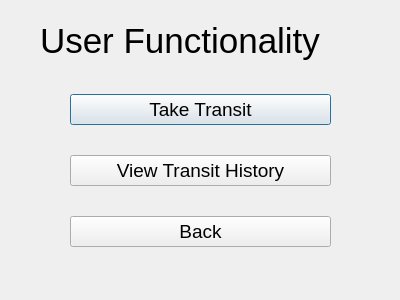
<?xml version="1.0" encoding="UTF-8"?>
<ui version="4.0">
 <class>Dialog</class>
 <widget class="QDialog" name="Dialog">
  <property name="geometry">
   <rect>
    <x>0</x>
    <y>0</y>
    <width>400</width>
    <height>300</height>
   </rect>
  </property>
  <property name="windowTitle">
   <string>user_functionality</string>
  </property>
  <widget class="QLabel" name="label">
   <property name="geometry">
    <rect>
     <x>40</x>
     <y>20</y>
     <width>331</width>
     <height>41</height>
    </rect>
   </property>
   <property name="font">
    <font>
     <pointsize>26</pointsize>
    </font>
   </property>
   <property name="text">
    <string>User Functionality</string>
   </property>
  </widget>
  <widget class="QWidget" name="verticalLayoutWidget">
   <property name="geometry">
    <rect>
     <x>70</x>
     <y>70</y>
     <width>261</width>
     <height>201</height>
    </rect>
   </property>
   <layout class="QVBoxLayout" name="verticalLayout">
    <item>
     <widget class="QPushButton" name="take_transit_btn">
      <property name="font">
       <font>
        <pointsize>14</pointsize>
       </font>
      </property>
      <property name="text">
       <string>Take Transit</string>
      </property>
     </widget>
    </item>
    <item>
     <widget class="QPushButton" name="view_transit_history_btn">
      <property name="font">
       <font>
        <pointsize>14</pointsize>
       </font>
      </property>
      <property name="text">
       <string>View Transit History</string>
      </property>
     </widget>
    </item>
    <item>
     <widget class="QPushButton" name="back_btn">
      <property name="font">
       <font>
        <pointsize>14</pointsize>
       </font>
      </property>
      <property name="text">
       <string>Back</string>
      </property>
     </widget>
    </item>
   </layout>
  </widget>
 </widget>
 <resources/>
 <connections/>
</ui>
